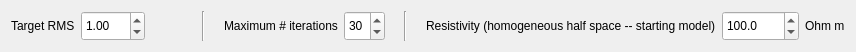
  <widget class="QWidget" name="layoutWidget">
   <property name="geometry">
    <rect>
     <x>60</x>
     <y>527</y>
     <width>856</width>
     <height>34</height>
    </rect>
   </property>
   <layout class="QHBoxLayout" name="horizontalLayout_36">
    <item>
     <layout class="QHBoxLayout" name="horizontalLayout_31">
      <item>
       <widget class="QLabel" name="label_17">
        <property name="text">
         <string>Target RMS</string>
        </property>
        <property name="buddy">
         <cstring>doubleSpinBox_rms</cstring>
        </property>
       </widget>
      </item>
      <item>
       <widget class="QDoubleSpinBox" name="doubleSpinBox_rms">
        <property name="sizePolicy">
         <sizepolicy hsizetype="Minimum" vsizetype="MinimumExpanding">
          <horstretch>0</horstretch>
          <verstretch>0</verstretch>
         </sizepolicy>
        </property>
        <property name="minimumSize">
         <size>
          <width>0</width>
          <height>30</height>
         </size>
        </property>
        <property name="maximumSize">
         <size>
          <width>16777215</width>
          <height>30</height>
         </size>
        </property>
        <property name="minimum">
         <double>0.010000000000000</double>
        </property>
        <property name="maximum">
         <double>100.000000000000000</double>
        </property>
        <property name="singleStep">
         <double>0.010000000000000</double>
        </property>
        <property name="value">
         <double>1.000000000000000</double>
        </property>
       </widget>
      </item>
      <item>
       <spacer name="horizontalSpacer_34">
        <property name="orientation">
         <enum>Qt::Horizontal</enum>
        </property>
        <property name="sizeHint" stdset="0">
         <size>
          <width>13</width>
          <height>20</height>
         </size>
        </property>
       </spacer>
      </item>
     </layout>
    </item>
    <item>
     <widget class="Line" name="line_7">
      <property name="orientation">
       <enum>Qt::Vertical</enum>
      </property>
     </widget>
    </item>
    <item>
     <layout class="QHBoxLayout" name="horizontalLayout_35">
      <item>
       <spacer name="horizontalSpacer_24">
        <property name="orientation">
         <enum>Qt::Horizontal</enum>
        </property>
        <property name="sizeHint" stdset="0">
         <size>
          <width>13</width>
          <height>20</height>
         </size>
        </property>
       </spacer>
      </item>
      <item>
       <widget class="QLabel" name="label_16">
        <property name="sizePolicy">
         <sizepolicy hsizetype="Preferred" vsizetype="Preferred">
          <horstretch>0</horstretch>
          <verstretch>0</verstretch>
         </sizepolicy>
        </property>
        <property name="text">
         <string>Maximum # iterations</string>
        </property>
        <property name="buddy">
         <cstring>spinBox_max_no_iterations</cstring>
        </property>
       </widget>
      </item>
      <item>
       <widget class="QSpinBox" name="spinBox_max_no_iterations">
        <property name="sizePolicy">
         <sizepolicy hsizetype="Preferred" vsizetype="Preferred">
          <horstretch>0</horstretch>
          <verstretch>0</verstretch>
         </sizepolicy>
        </property>
        <property name="minimumSize">
         <size>
          <width>0</width>
          <height>30</height>
         </size>
        </property>
        <property name="maximumSize">
         <size>
          <width>50</width>
          <height>30</height>
         </size>
        </property>
        <property name="minimum">
         <number>1</number>
        </property>
        <property name="value">
         <number>30</number>
        </property>
       </widget>
      </item>
      <item>
       <spacer name="horizontalSpacer_38">
        <property name="orientation">
         <enum>Qt::Horizontal</enum>
        </property>
        <property name="sizeHint" stdset="0">
         <size>
          <width>13</width>
          <height>20</height>
         </size>
        </property>
       </spacer>
      </item>
     </layout>
    </item>
    <item>
     <widget class="Line" name="line_8">
      <property name="orientation">
       <enum>Qt::Vertical</enum>
      </property>
     </widget>
    </item>
    <item>
     <layout class="QHBoxLayout" name="horizontalLayout_32">
      <item>
       <spacer name="horizontalSpacer_39">
        <property name="orientation">
         <enum>Qt::Horizontal</enum>
        </property>
        <property name="sizeHint" stdset="0">
         <size>
          <width>13</width>
          <height>20</height>
         </size>
        </property>
       </spacer>
      </item>
      <item>
       <widget class="QLabel" name="label_24">
        <property name="text">
         <string>Resistivity (homogeneous half space -- starting model)</string>
        </property>
        <property name="buddy">
         <cstring>doubleSpinBox_rhostart</cstring>
        </property>
       </widget>
      </item>
      <item>
       <widget class="QDoubleSpinBox" name="doubleSpinBox_rhostart">
        <property name="sizePolicy">
         <sizepolicy hsizetype="MinimumExpanding" vsizetype="Fixed">
          <horstretch>0</horstretch>
          <verstretch>0</verstretch>
         </sizepolicy>
        </property>
        <property name="minimumSize">
         <size>
          <width>0</width>
          <height>30</height>
         </size>
        </property>
        <property name="maximumSize">
         <size>
          <width>16777215</width>
          <height>30</height>
         </size>
        </property>
        <property name="decimals">
         <number>1</number>
        </property>
        <property name="maximum">
         <double>100000.000000000000000</double>
        </property>
        <property name="value">
         <double>100.000000000000000</double>
        </property>
       </widget>
      </item>
      <item>
       <widget class="QLabel" name="label_30">
        <property name="text">
         <string>Ohm m</string>
        </property>
       </widget>
      </item>
     </layout>
    </item>
   </layout>
  </widget>
